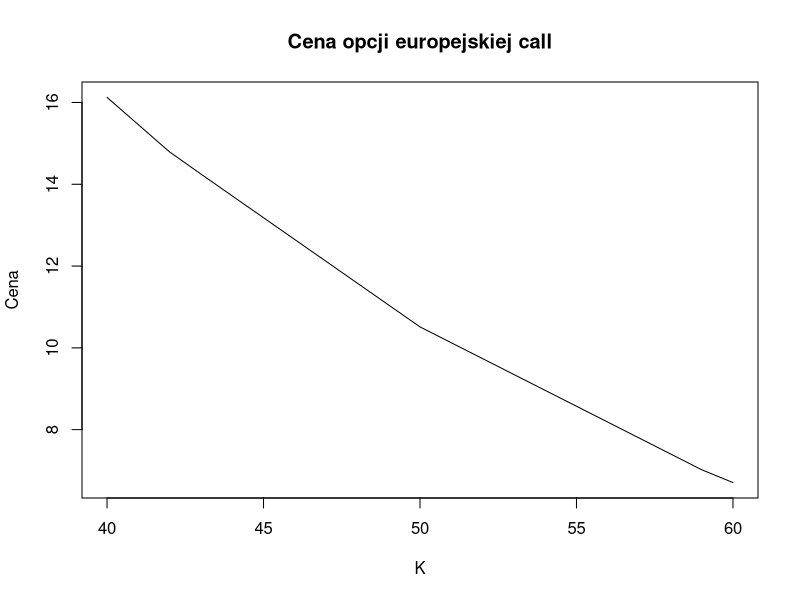
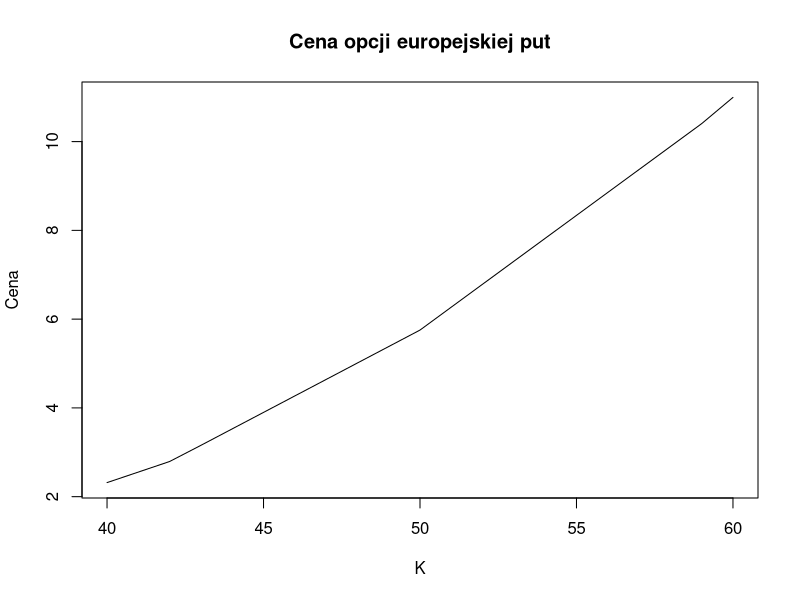
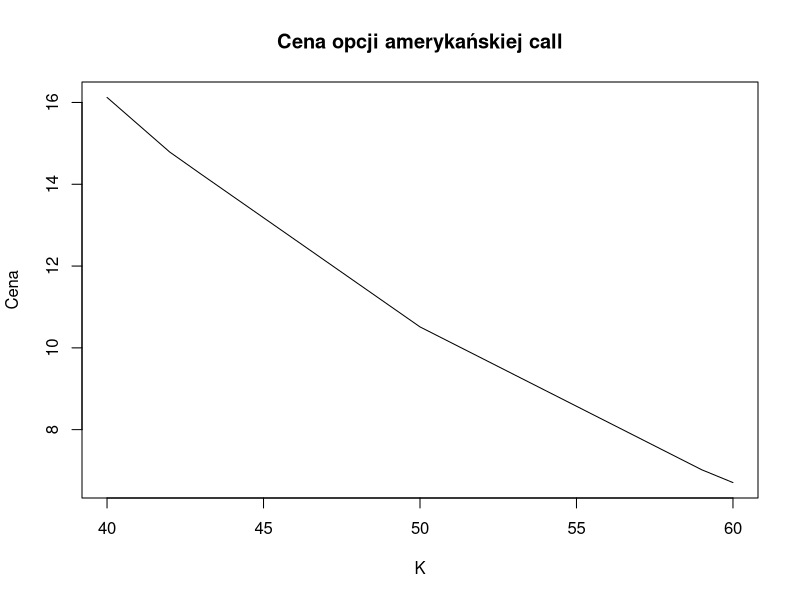
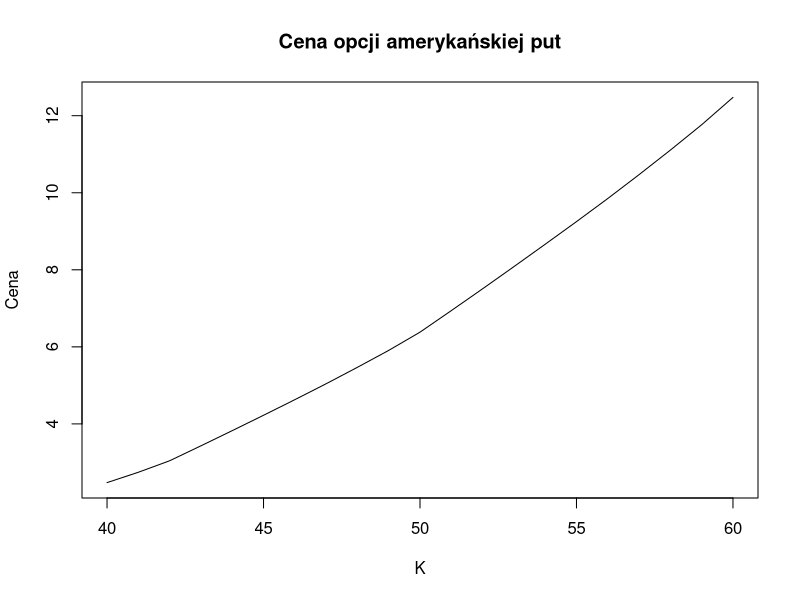
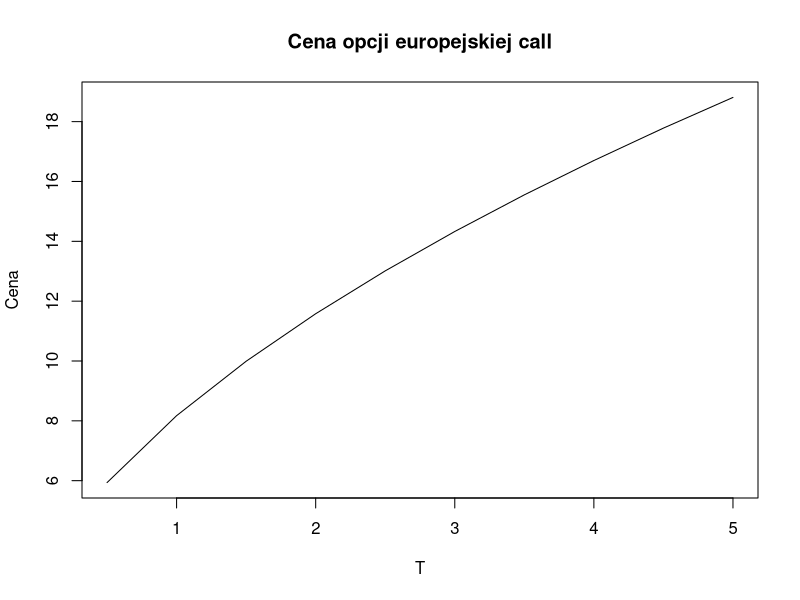
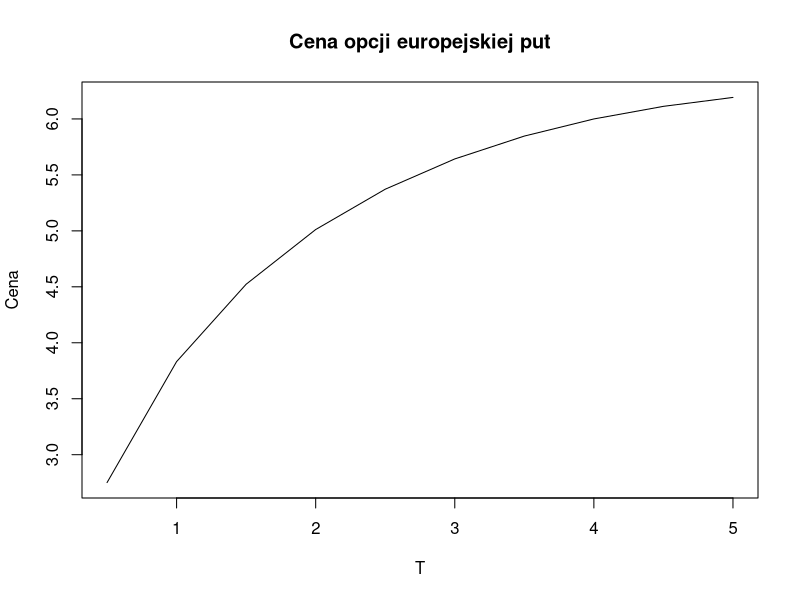
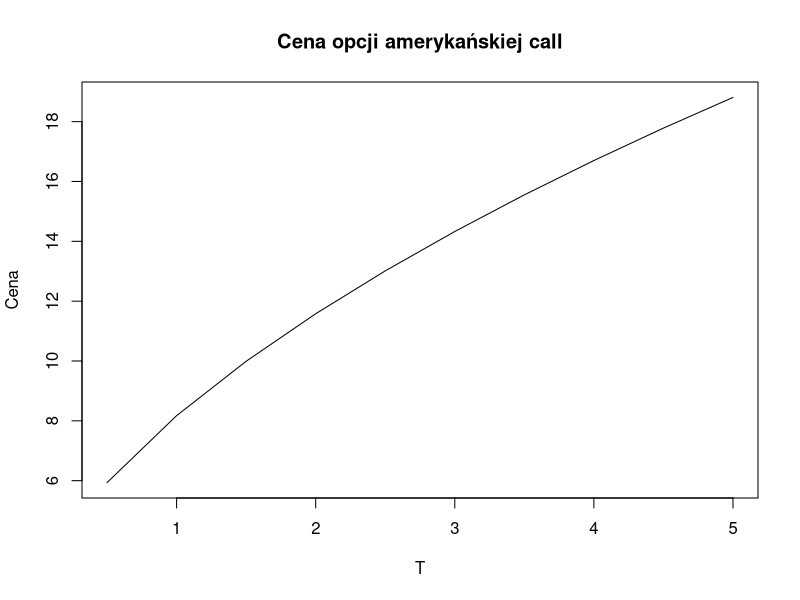
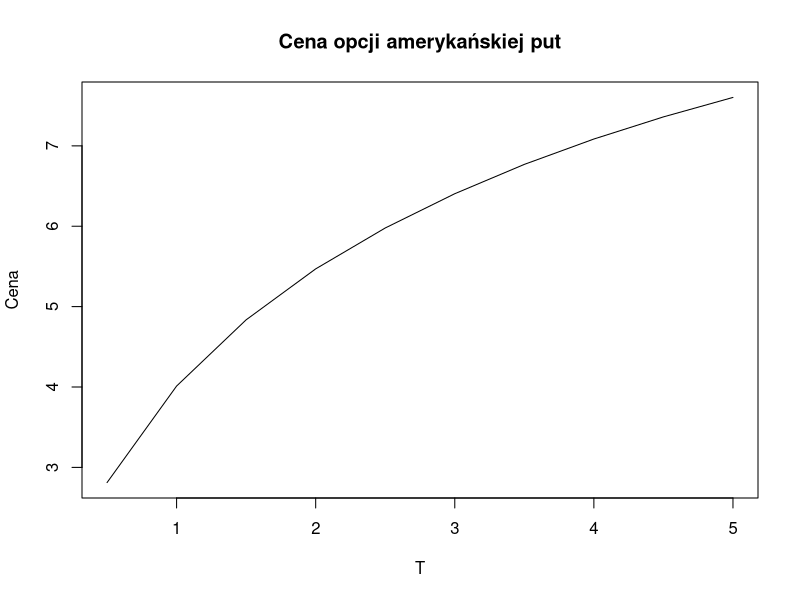

The R script that drew these images, in order:
Graf <- function(u,d,n=25){
  A<-matrix(0,n,n)
  for(i in 1:n){
    for(j in i:n){
      A[i,j]<-u^(j-i)*d^(i-1)
    }
  }
  return(A)
}
#Graf(1.1,0.9,5)

Vertex_Value <- function(p,r,dt,Cu,Cd){
  return(exp(-r*dt)*(p*Cu+(1-p)*Cd))
}



EOP_tree <- function(S0=50,r=0.05,K=52,Time=2,dt=1,sigma=0.3, call=1, EU=1){
  
  u <- exp(sigma*sqrt(dt))
  d <- exp(-sigma*sqrt(dt))
  n <- Time/dt+1
  p <- (exp(r*dt)-d)/(u-d)
  
  #tree <- matrix(rep(0,625), nrow = 25)
  #first_line <- c(1, cumprod(c(rep(u,24))))
  #work_tree <- 
  
  graph <- (Graf(u,d,n) * S0 - K)*(-1)^(call + 1)
  graph[graph < 0] <- 0
  
  Cofanie <- matrix(0,n,n)
  Cofanie[,n] <- graph[,n]
  
  if (EU == 1) {
    for(j in n:2){
      for(k in 1:(j-1)){
        Cofanie[k,j-1] <- Vertex_Value(p,r,dt,Cofanie[k,j],Cofanie[k+1,j])
      }
    }
  }
  else {
    for(j in n:2){
      for(k in 1:(j-1)){
        Cofanie[k,j-1] <- max(Vertex_Value(p,r,dt,Cofanie[k,j],Cofanie[k+1,j]), graph[k,j-1])
      }
    }
  }
  
  
  return(Cofanie[1,1])
}

EOP_tree(call=0, EU=0)

#Opłacalność wykonania opcji amerykańskiej
Worth_American <- function(S0=50,r=0.05,K=52,Time=2,dt=1,sigma=0.3, call=1){

  u <- exp(sigma*sqrt(dt))
  d <- exp(-sigma*sqrt(dt))
  n <- Time/dt+1
  p <- (exp(r*dt)-d)/(u-d)
  
  graph <- (Graf(u,d,n) * S0 - K)*(-1)^(call + 1)
  graph[graph < 0] <- 0
  
  Cofanie <- matrix(0,n,n)
  Cofanie[,n] <- graph[,n]
  
  Worth <- matrix(0,n,n)
  Worth[,n] <- (graph[,n]>0)
  
  #wiemy że opcję call opłaca sie wykonać tylko na końcu
  #Dlatego wystarczy spojrzeć na kolumne ostatnich momentów
  if(call == 1){
    return(Worth)
  }
  
  for(j in n:2){
    for(k in 1:(j-1)){
      v1 <- Vertex_Value(p,r,dt,Cofanie[k,j],Cofanie[k+1,j])
      v2 <- graph[k,j-1]
      Cofanie[k,j-1] <- max(v1,v2)
      if(v2>=v1){
        Worth[k,j-1] <- 1
      }
    }
  }
  
  return(Worth)
}

###################### Testy wrażliwości:

#test dla K

vector_K <- seq(40, 60, 1)

values_K_eu_call <- sapply(vector_K, EOP_tree, S0=50,r=0.05,dt=1/12,Time=2,sigma=0.3, call=1, EU=1)
values_K_eu_put <- sapply(vector_K, EOP_tree, S0=50,r=0.05,dt=1/12,Time=2,sigma=0.3, call=0, EU=1)
values_K_usa_call <- sapply(vector_K, EOP_tree, S0=50,r=0.05,dt=1/12,Time=2,sigma=0.3, call=1, EU=0)
values_K_usa_put <- sapply(vector_K, EOP_tree, S0=50,r=0.05,dt=1/12,Time=2,sigma=0.3, call=0, EU=0)

plot(vector_K, values_K_eu_call, type='l', xlab='K', ylab='Cena', main='Cena opcji europejskiej call')
plot(vector_K, values_K_eu_put, type='l', xlab='K', ylab='Cena', main='Cena opcji europejskiej put')
plot(vector_K, values_K_usa_call, type='l', xlab='K', ylab='Cena', main='Cena opcji amerykańskiej call')
plot(vector_K, values_K_usa_put, type='l', xlab='K', ylab='Cena', main='Cena opcji amerykańskiej put')

#test dla T

vector_T <- seq(0.5, 5, 0.5)

values_T_eu_call <- sapply(vector_T, EOP_tree, S0=50,r=0.05,dt=1/12,K=48,sigma=0.3, call=1, EU=1)
values_T_eu_put <- sapply(vector_T, EOP_tree, S0=50,r=0.05,dt=1/12,K=48,sigma=0.3, call=0, EU=1)
values_T_usa_call <- sapply(vector_T, EOP_tree, S0=50,r=0.05,dt=1/12,K=48,sigma=0.3, call=1, EU=0)
values_T_usa_put <- sapply(vector_T, EOP_tree, S0=50,r=0.05,dt=1/12,K=48,sigma=0.3, call=0, EU=0)

plot(vector_T, values_T_eu_call, type='l', xlab='T', ylab='Cena', main='Cena opcji europejskiej call')
plot(vector_T, values_T_eu_put, type='l', xlab='T', ylab='Cena', main='Cena opcji europejskiej put')
plot(vector_T, values_T_usa_call, type='l', xlab='T', ylab='Cena', main='Cena opcji amerykańskiej call')
plot(vector_T, values_T_usa_put, type='l', xlab='T', ylab='Cena', main='Cena opcji amerykańskiej put')

#test dla S0

vector_S0 <- seq(40, 60, 1)

values_S0_eu_call <- sapply(vector_S0, EOP_tree, Time=2,r=0.05,dt=1/12,K=48,sigma=0.3, call=1, EU=1)
values_S0_eu_put <- sapply(vector_S0, EOP_tree, Time=2,r=0.05,dt=1/12,K=48,sigma=0.3, call=0, EU=1)
values_S0_usa_call <- sapply(vector_S0, EOP_tree, Time=2,r=0.05,dt=1/12,K=48,sigma=0.3, call=1, EU=0)
values_S0_usa_put <- sapply(vector_S0, EOP_tree, Time=2,r=0.05,dt=1/12,K=48,sigma=0.3, call=0, EU=0)

plot(vector_S0, values_S0_eu_call, type='l', xlab=expression('S'['0']), ylab='Cena', main='Cena opcji europejskiej call')
plot(vector_S0, values_S0_eu_put, type='l', xlab=expression('S'['0']), ylab='Cena', main='Cena opcji europejskiej put')
plot(vector_S0, values_S0_usa_call, type='l', xlab=expression('S'['0']), ylab='Cena', main='Cena opcji amerykańskiej call')
plot(vector_S0, values_S0_usa_put, type='l', xlab=expression('S'['0']), ylab='Cena', main='Cena opcji amerykańskiej put')

#test dla sigma

vector_sigma <- seq(0.1, 2, 0.1)

values_sigma_eu_call <- sapply(vector_sigma, EOP_tree, S0=50,r=0.05,dt=1/12,K=48,Time=2, call=1, EU=1)
values_sigma_eu_put <- sapply(vector_sigma, EOP_tree, S0=50,r=0.05,dt=1/12,K=48,Time=2, call=0, EU=1)
values_sigma_usa_call <- sapply(vector_sigma, EOP_tree, S0=50,r=0.05,dt=1/12,K=48,Time=2, call=1, EU=0)
values_sigma_usa_put <- sapply(vector_sigma, EOP_tree, S0=50,r=0.05,dt=1/12,K=48,Time=2, call=0, EU=0)

plot(vector_sigma, values_sigma_eu_call, type='l', xlab=expression(sigma), ylab='Cena', main='Cena opcji europejskiej call')
plot(vector_sigma, values_sigma_eu_put, type='l', xlab=expression(sigma), ylab='Cena', main='Cena opcji europejskiej put')
plot(vector_sigma, values_sigma_usa_call, type='l', xlab=expression(sigma), ylab='Cena', main='Cena opcji amerykańskiej call')
plot(vector_sigma, values_sigma_usa_put, type='l', xlab=expression(sigma), ylab='Cena', main='Cena opcji amerykańskiej put')

#test dla r

vector_r <- seq(0.01, 0.2, 0.01)

values_r_eu_call <- sapply(vector_r, EOP_tree, S0=50,Time=2,dt=1/12,K=48,sigma=0.3, call=1, EU=1)
values_r_eu_put <- sapply(vector_r, EOP_tree, S0=50,Time=2,dt=1/12,K=48,sigma=0.3, call=0, EU=1)
values_r_usa_call <- sapply(vector_r, EOP_tree, S0=50,Time=2.05,dt=1/12,K=48,sigma=0.3, call=1, EU=0)
values_r_usa_put <- sapply(vector_r, EOP_tree, S0=50,Time=2,dt=1/12,K=48,sigma=0.3, call=0, EU=0)

plot(vector_r, values_r_eu_call, type='l', xlab='r', ylab='Cena', main='Cena opcji europejskiej call')
plot(vector_r, values_r_eu_put, type='l', xlab='r', ylab='Cena', main='Cena opcji europejskiej put')
plot(vector_r, values_r_usa_call, type='l', xlab='r', ylab='Cena', main='Cena opcji amerykańskiej call')
plot(vector_r, values_r_usa_put, type='l', xlab='r', ylab='Cena', main='Cena opcji amerykańskiej put')

#test dla dt

vector_dt <- seq(0.05, 1, 0.05)

values_dt_eu_call <- sapply(vector_dt, EOP_tree, S0=50,r=0.05,K=52,Time=2,sigma=0.3, call=1, EU=1)
values_dt_eu_put <- sapply(vector_dt, EOP_tree, S0=50,r=0.05,K=52,Time=2,sigma=0.3, call=0, EU=1)
values_dt_usa_call <- sapply(vector_dt, EOP_tree, S0=50,r=0.05,K=52,Time=2,sigma=0.3, call=1, EU=0)
values_dt_usa_put <- sapply(vector_dt, EOP_tree, S0=50,r=0.05,K=52,Time=2,sigma=0.3, call=0, EU=0)

plot(vector_dt, values_dt_eu_call, type='l', xlab='dt', ylab='Cena', main='Cena opcji europejskiej call')
plot(vector_dt, values_dt_eu_put, type='l', xlab='dt', ylab='Cena', main='Cena opcji europejskiej put')
plot(vector_dt, values_dt_usa_call, type='l', xlab='dt', ylab='Cena', main='Cena opcji amerykańskiej call')
plot(vector_dt, values_dt_usa_put, type='l', xlab='dt', ylab='Cena', main='Cena opcji amerykańskiej put')

